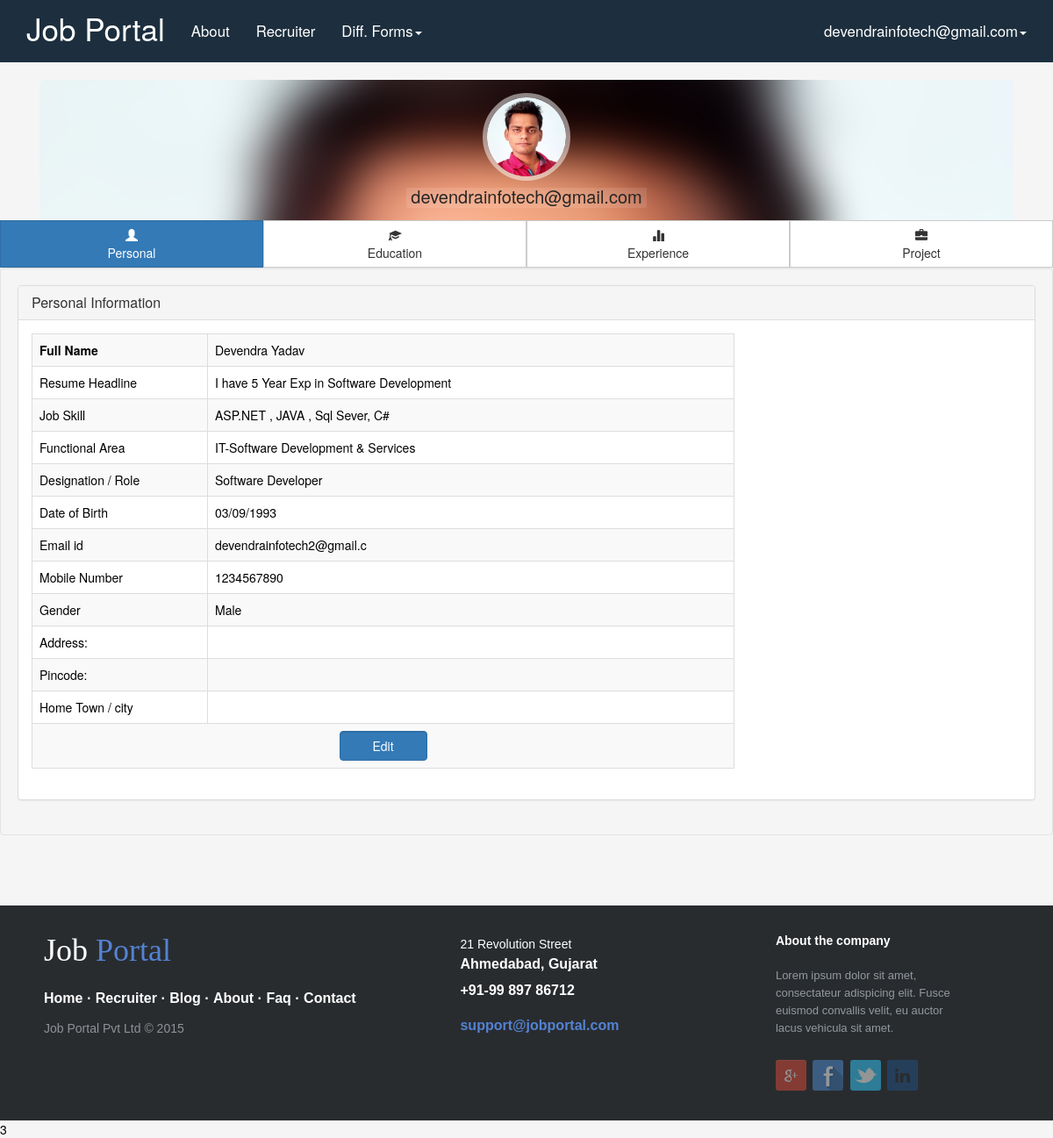
The app's page /user_profile.php (signed in) with its own data.
### tables this page shows
CREATE TABLE IF NOT EXISTS `tbljobseekermst` (
`jobseeker_id` int(5) NOT NULL,
  `create_date` date NOT NULL,
  `username` varchar(30) NOT NULL COMMENT 'username',
  `user_password` varchar(30) NOT NULL,
  `firstname` varchar(30) NOT NULL,
  `lastname` varchar(30) NOT NULL,
  `Mobileno` int(12) NOT NULL,
  `emailid` varchar(30) NOT NULL,
  `dateofbirth` date NOT NULL,
  `resume_headline` varchar(200) NOT NULL,
  `cityid` int(11) NOT NULL,
  `totalexpyear` smallint(6) NOT NULL,
  `functional_area` int(11) NOT NULL COMMENT 'Or Industry ',
  `key_skill` varchar(50) NOT NULL,
  `role` varchar(30) NOT NULL,
  `profile_summary` varchar(400) NOT NULL,
  `Gender` char(1) NOT NULL,
  `contact_id` int(7) NOT NULL,
  `sec_que` varchar(100) NOT NULL,
  `sec_ans` varchar(50) NOT NULL
);

CREATE TABLE IF NOT EXISTS `tbl_list_mst` (
  `autoid` int(5) NOT NULL,
  `Type` varchar(50) NOT NULL COMMENT 'type like Degree,Designation,Category etc',
  `Value` varchar(100) NOT NULL COMMENT 'if type=degree thn value add Bcom,Bca, Mca'
);

### userSession.php (called while the page is built, shortened)
<?php
include_once './Development/commonfiles/connection.php';
if(isset($_SESSION['login_user'])){
$usercheck = $_SESSION['login_user'];
$session_query = "SELECT * FROM `tbljobseekermst` WHERE `username` = '$usercheck'";
$session_result = mysqli_query($conn, $session_query);
$session_row = mysqli_fetch_assoc($session_result);
$login_session = $session_row['username'];
}
?>

### Development/commonfiles/general_function.php (called while the page is built, shortened)
<?php
include_once './Development/commonfiles/connection.php';
include_once 'userSession.php';
function jobseekerinfo($conn,$field)
{
$id=$_SESSION['Userid'];
$query = "SELECT * FROM `tbljobseekermst` WHERE `jobseeker_id` = '$id'";
$result = mysqli_query($conn, $query);
$row = mysqli_fetch_assoc($result);
    return $row[$field];
}
function getlist($conn,$id)
{
    $query1= "SELECT * FROM `tbl_list_mst` WHERE `autoid` = '$id'";
    $result1 = mysqli_query($conn, $query1);
    $row1= mysqli_fetch_assoc($result1);
    return $row1['Value'];
}
?>

### user_profile.php (the view, shortened to what this page needs)
<?php
	include_once 'userSession.php';
	include_once 'usercookie.php';
    include_once 'Development/commonfiles/general_function.php';
?>
<?php
	include_once './Development/commonfiles/header.php';
?>
<head>
	<link rel="stylesheet" href="./Design/manual/css/userprofile.css" />
</head>
<div class="container">
<div class="col-lg-12 col-sm-12">
    <div class="card hovercard">
        <div class="card-background">
        </div>
        <div class="useravatar">
            <img alt="" src="Design/Images/dev.jpg">
        </div>
        <div class="card-info"> <span class="card-title"><?php echo $login_session; ?></span>
        </div>
    </div>
 </div>
 </div>
   <div class="btn-pref btn-group btn-group-justified btn-group-lg" role="group" aria-label="...">
        <div class="btn-group" role="group">
            <button type="button" id="stars" class="btn btn-primary" href="#tab1" data-toggle="tab">
            	<span class="glyphicon glyphicon-user" aria-hidden="true"></span>
                <div class="hidden-xs">Personal</div>
            </button>
        </div>
        <div class="btn-group" role="group">
            <button type="button" id="favorites" class="btn btn-default" href="#tab2" data-toggle="tab">
            	<span class="glyphicon glyphicon-education" aria-hidden="true"></span>
                <div class="hidden-xs">Education</div>
            </button>
        </div>
        <div class="btn-group" role="group">
            <button type="button" id="following" class="btn btn-default" href="#tab3" data-toggle="tab">
            	<span class="glyphicon glyphicon-stats" aria-hidden="true"></span>
                <div class="hidden-xs">Experience</div>
            </button>
        </div>
		<div class="btn-group" role="group">
            <button type="button" id="following" class="btn btn-default" href="#tab4" data-toggle="tab">
            	<span class="glyphicon glyphicon-briefcase" aria-hidden="true"></span>
                <div class="hidden-xs">Project</div>
            </button>
        </div>
	</div>
  <div class="well">
      <div class="tab-content">
        <div class="tab-pane fade in active" id="tab1">
            <div class="panel-group" id="accordion">
                <div class="panel panel-default">
                    <div class="panel-heading">
                        <h3 class="panel-title">
                            <a data-toggle="collapse" data-parent="#accordion"      href="#collapseOne">
                            Personal Information</a>
                        </H3>
                    </div>
            <div id="collapseOne" class="panel-collapse collapse in">
            <div class="panel-body">
           <table class="table table-striped table-hover table-bordered" style="width: inherit" id="editable-sample">
        <th style="width: 200px">Full Name</th>
                    <td style="width: 600px"><?php echo jobseekerinfo($conn,'firstname') . " " . jobseekerinfo($conn,'lastname')  ?></td>
			<tr>
				<td>Resume Headline</td>
                <td><?php echo jobseekerinfo($conn,'resume_headline')?></td>
			</tr>
			<tr>
				<td>Job Skill</td>
                <td><?php echo jobseekerinfo($conn,'key_skill')?></td>
			</tr>
			<tr>
				<td>Functional Area</td>
                <td><?php echo getlist($conn,jobseekerinfo($conn,'functional_area')) ?></td>
			</tr>
			<tr>
				<td>Designation / Role </td>
                <td><?php echo getlist($conn,jobseekerinfo($conn,'role')) ?></td>
			</tr>
			<tr>
				<td>Date of Birth</td>
                  <td><?php echo date_format(date_create(jobseekerinfo($conn,'dateofbirth')),'d/m/Y') ?></td>
			</tr>
			<tr>
				<td>Email id</td>
                <td><?php echo jobseekerinfo($conn,'emailid') ?></td>
			</tr>
			<tr>
				<td>Mobile Number</td>
                <td><?php echo jobseekerinfo($conn,'Mobileno') ?></td>
			</tr>
			<tr>
				<td>Gender</td>
                <td><?php if (jobseekerinfo($conn,'Gender')=='M') echo 'Male'; else echo 'Female';  ?></td>
			</tr>
			<tr>
				<td>Address:</td>
                <td><?php echo getContactinfo($conn,jobseekerinfo($conn,'contact_id'),'address')?></td>
			</tr>
			<tr>
				<td>Pincode:</td>
                <td><?php echo getContactinfo($conn,jobseekerinfo($conn,'contact_id'),'pincode')?></td>
			</tr>
			<tr>
				<td>Home Town / city</td>
                <td><?php echo getCityinfo($conn,jobseekerinfo($conn,'cityid'))?></td>
			</tr>
             <tr>
            <td colspan="2" align="center">
            <a class="edit btn btn-primary form-control" style="width: 100px" href="user_edit_profile.php?mode=E">Edit</a>
            </td>
            </tr>
		</table>
                    </div>
                </div>
            </div>
        </div>
    </div>
      </div>
    </div>
    <?php
    include_once './Development/commonfiles/footer.php';
    ?>

### Development/commonfiles/header.php (shortened to what this page needs)
<!DOCTYPE html>
<html lang="en"><head>
		<link type="text/css" href="Design/manual/css/jquery-ui.min.css" rel="stylesheet"/>
		<link type="text/css" href="Design/bootstrap/css/bootstrap.css" rel="stylesheet">
		<link type="text/css" href="Design/manual/css/footer-distri.css" rel="stylesheet">
		<link type="text/css" href="Design/manual/css/style.css" rel="stylesheet"/>
		<link type="text/css" href="]extra/formvalidation-master/dist/css/formValidation.min.css" rel="stylesheet"/>
	</head>
	<body>
<nav class="navbar navbar-default navbar-static-top">
      <div class="container">
        <div class="navbar-header">
          <a class="navbar-brand" href="index.php">Job Portal</a>
        </div>
        <div id="navbar" class="navbar-collapse collapse">
          <ul class="nav navbar-nav">
            <li class="default"><a href="aboutus.php">About</a></li>
            <li class="default"><a href="recruiter_registration.php">Recruiter</a></li>
            <li class="dropdown">
              <a href="#" class="dropdown-toggle" data-toggle="dropdown" role="button" aria-haspopup="true" aria-expanded="false">Diff. Forms<span class="caret"></span></a>
            </li>
          </ul>
			  	<?php
			  	if(!empty($_SESSION['login_user'])){
			  		include_once 'header_right_with_login.php';
			  	}else if(!empty($_SESSION['login_recruiter'])){
					include_once 'recruiter_header_right.php';
				}
				else{
					include_once 'header_right_without_login.php';
				}
			  	?>
        </div>
      </div>
    </nav>

### Development/commonfiles/header_right_with_login.php (shortened to what this page needs)
<ul class="nav navbar-nav navbar-right">
     <li class="dropdown">
              <a href="#" class="dropdown-toggle" data-toggle="dropdown" role="button" aria-haspopup="true" aria-expanded="false"><?php echo $login_session; ?><span class="caret"></span></a>
            </li>
          </ul>

### Development/commonfiles/footer.php (shortened to what this page needs)
<footer class="footer-distributed">
			<div class="footer-left">
				<h3>Job <span> Portal</span></h3>
				<p class="footer-links">
					<a href="index.php">Home</a>
					·
					<a href="recruiter_registration.php">Recruiter</a>
					·
					<a href="#">Blog</a>
					·
					<a href="aboutus.php">About</a>
					·
					<a href="#">Faq</a>
					·
					<a href="#">Contact</a>
				</p>
				<p class="footer-company-name">Job Portal Pvt Ltd &copy; 2015</p>
			</div>
			<div class="footer-center">
				<div>
					<p><span>21 Revolution Street</span> Ahmedabad, Gujarat</p>
				</div>
				<div>
					<p>+91-99 897 86712</p>
				</div>
				<div>
					<p><a href="mailto:support@company.com">support@jobportal.com</a></p>
				</div>
			</div>
			<div class="footer-right">
				<p class="footer-company-about">
					<span>About the company</span>
					Lorem ipsum dolor sit amet, consectateur adispicing elit. Fusce euismod convallis velit, eu auctor lacus vehicula sit amet.
				</p>
				<div class="footer-icons">
					<a href="#"><img src="design/Images/icons/brandfootericon/google.png"></a>
					<a href="#"><img src="design/Images/icons/brandfootericon/fb.png"></a>
					<a href="#"><img src="design/Images/icons/brandfootericon/tweet.jpg"></a>
					<a href="#"><img src="design/Images/icons/brandfootericon/linked.png"></a>
				</div>
			</div>
		</footer>
 </body>
</html>

### Design/manual/css/footer-distri.css (style rules this page uses)
.footer-distributed { background-color: #292c2f;* box-shadow: 0 1px 1px 0 rgba(0, 0, 0, 0.12); box-sizing: border-box; width: 100%; text-align: left; font: bold 16px sans-serif; padding: 30px 50px; margin-top: 80px; }
.footer-distributed .footer-left, .footer-distributed .footer-center, .footer-distributed .footer-right { display: inline-block; vertical-align: top; }
.footer-distributed .footer-left { width: 40%; }
.footer-distributed h3 { color: #ffffff; font: normal 36px 'Cookie', cursive; margin: 0; }
.footer-distributed h3 span { color: #5383d3; }
.footer-distributed .footer-links { color: #ffffff; margin: 20px 0 12px; padding: 0; }
.footer-distributed .footer-links a { display:inline-block; line-height: 1.8; text-decoration: none; color: inherit; }
.footer-distributed .footer-company-name { color: #8f9296; font-size: 14px; font-weight: normal; margin: 0; }
.footer-distributed .footer-center { width: 35%; }
.footer-distributed .footer-center p { display: inline-block; color: #ffffff; vertical-align: middle; margin:0; }
.footer-distributed .footer-center p span { display:block; font-weight: normal; font-size:14px; line-height:2; }
.footer-distributed .footer-center p a { color: #5383d3; text-decoration: none;; }
.footer-distributed .footer-right { width: 20%; }
.footer-distributed .footer-company-about { line-height: 20px; color: #92999f; font-size: 13px; font-weight: normal; margin: 0; }
.footer-distributed .footer-company-about span { display: block; color: #ffffff; font-size: 14px; font-weight: bold; margin-bottom: 20px; }
.footer-distributed .footer-icons { margin-top: 25px; }
.footer-distributed .footer-icons a { display: inline-block; width: 35px; height: 35px; cursor: pointer; border-radius: 2px; font-size: 20px; color: #ffffff; text-align: center; line-height: 35px; margin-right: 3px; margin-bottom: 5px; }
.footer-distributed img { border-radius:3px; transition: border-radius 1s; opacity:0.5; }

### Design/manual/css/style.css (style rules this page uses)
body { color:#000; background-color:#F5F5F5; }

### Design/manual/css/userprofile.css (style rules this page uses)
.card { margin-top: 20px; padding: 30px; background-color: rgba(214, 224, 226, 0.2); -webkit-border-top-left-radius:5px; -moz-border-top-left-radius:5px; border-top-left-radius:5px; -webkit-border-top-right-radius:5px; -moz-border-top-right-radius:5px; border-top-right-radius:5px; -webkit-box-sizing: border-box; -moz-box-sizing: border-box; box-sizing: border-box; }
.card.hovercard { position: relative; padding-top: 0; overflow: hidden; text-align: center; background-color: #fff; background-color: rgba(255, 255, 255, 1); }
.card.hovercard .card-background { height: 130px; }
.card.hovercard .useravatar { position: absolute; top: 15px; left: 0; right: 0; }
.card.hovercard .useravatar img { width: 100px; height: 100px; max-width: 100px; max-height: 100px; -webkit-border-radius: 50%; -moz-border-radius: 50%; border-radius: 50%; border: 5px solid rgba(255, 255, 255, 0.5); }
.card.hovercard .card-info { position: absolute; bottom: 14px; left: 0; right: 0; }
.card.hovercard .card-info .card-title { padding:0 5px; font-size: 20px; line-height: 1; color: #262626; background-color: rgba(255, 255, 255, 0.1); -webkit-border-radius: 4px; -moz-border-radius: 4px; border-radius: 4px; }
.card.hovercard .card-info { overflow: hidden; font-size: 12px; line-height: 20px; color: #737373; text-overflow: ellipsis; }
.btn-pref .btn { -webkit-border-radius:0 !important; }

### records on screen
tbljobseekermst: username "devendrainfotech@gmail.com", firstname "Devendra", lastname "Yadav", resume_headline "I have 5 Year Exp in Software Development", key_skill "ASP.NET , JAVA , Sql Sever, C#", functional_area.Value "IT-Software Development & Services", role.Value "Software Developer", dateofbirth "03/09/1993", emailid "devendrainfotech2@gmail.c", Mobileno "1234567890"
